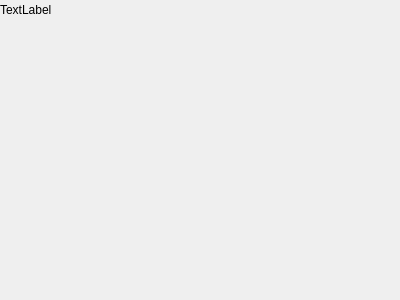
<?xml version="1.0" encoding="UTF-8"?>
<ui version="4.0">
 <class>Calibracion</class>
 <widget class="QWidget" name="Calibracion">
  <property name="geometry">
   <rect>
    <x>0</x>
    <y>0</y>
    <width>400</width>
    <height>300</height>
   </rect>
  </property>
  <property name="windowTitle">
   <string>Form</string>
  </property>
  <widget class="QLabel" name="label">
   <property name="geometry">
    <rect>
     <x>0</x>
     <y>0</y>
     <width>62</width>
     <height>20</height>
    </rect>
   </property>
   <property name="text">
    <string>TextLabel</string>
   </property>
  </widget>
 </widget>
 <resources/>
 <connections/>
</ui>
